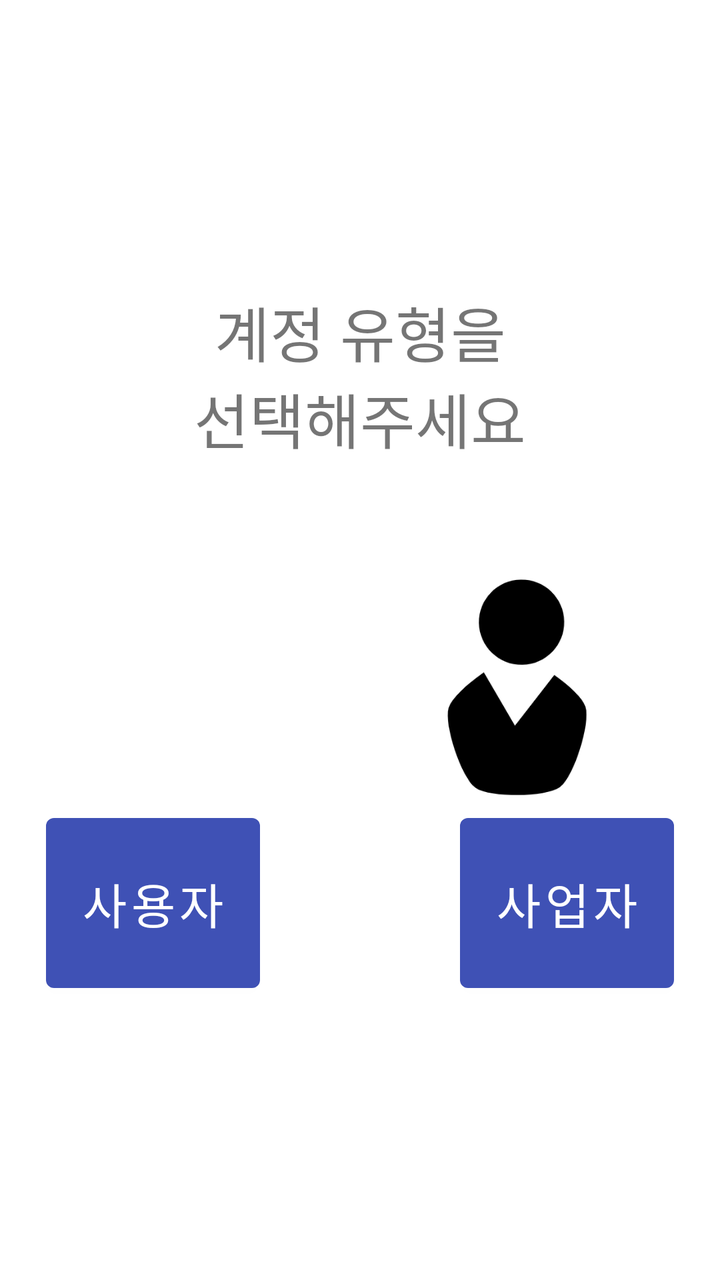
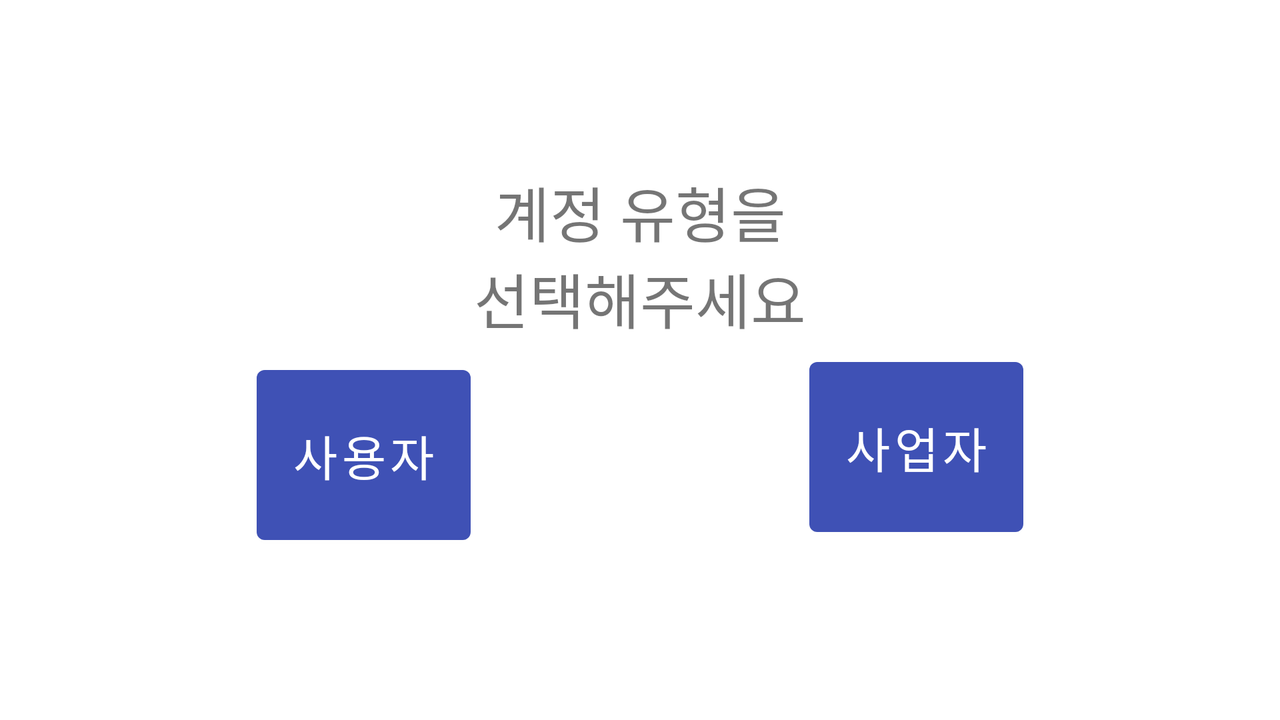

An Android layout and its configuration variant, each rendered on a device that would load it. The default file and the variant file are quoted in full after the pictures.
<!-- AndroidManifest.xml: application theme Theme.Project_with_a_jump -->
<!-- res/layout/activity_init.xml -->
<?xml version="1.0" encoding="utf-8"?>
<androidx.constraintlayout.widget.ConstraintLayout xmlns:android="http://schemas.android.com/apk/res/android"
    xmlns:app="http://schemas.android.com/apk/res-auto"
    android:layout_width="match_parent"
    android:layout_height="match_parent">

    <TextView
        android:id="@+id/notice"
        android:layout_width="wrap_content"
        android:layout_height="wrap_content"
        android:layout_marginStart="122dp"
        android:layout_marginLeft="122dp"
        android:layout_marginTop="144dp"
        android:layout_marginEnd="122dp"
        android:layout_marginRight="122dp"
        android:gravity="center"
        android:text="계정 유형을\n선택해주세요"
        android:textSize="30sp"
        app:layout_constraintEnd_toEndOf="parent"
        app:layout_constraintStart_toStartOf="parent"
        app:layout_constraintTop_toTopOf="parent" />

    <Button
        android:id="@+id/manageBtn"
        android:layout_width="107dp"
        android:layout_height="97dp"
        android:layout_marginStart="50dp"
        android:layout_marginLeft="50dp"
        android:layout_marginEnd="59dp"
        android:layout_marginRight="59dp"
        android:layout_marginBottom="140dp"
        android:text="사업자"
        android:textSize="24sp"
        app:backgroundTint="#3F51B5"
        app:layout_constraintBottom_toBottomOf="parent"
        app:layout_constraintEnd_toEndOf="parent"
        app:layout_constraintStart_toEndOf="@+id/userBtn" />

    <Button
        android:id="@+id/userBtn"
        android:layout_width="107dp"
        android:layout_height="97dp"
        android:layout_marginStart="59dp"
        android:layout_marginLeft="59dp"
        android:layout_marginEnd="50dp"
        android:layout_marginRight="50dp"
        android:layout_marginBottom="140dp"
        android:text="사용자"
        android:textSize="24sp"
        app:backgroundTint="#3F51B5"
        app:layout_constraintBottom_toBottomOf="parent"
        app:layout_constraintEnd_toStartOf="@+id/manageBtn"
        app:layout_constraintStart_toStartOf="parent" />

    <ImageView
        android:id="@+id/imageView"
        android:layout_width="129dp"
        android:layout_height="120dp"
        android:layout_marginEnd="36dp"
        android:layout_marginRight="36dp"
        app:layout_constraintBottom_toTopOf="@+id/manageBtn"
        app:layout_constraintEnd_toEndOf="parent"
        app:srcCompat="@drawable/manage" />

    <ImageView
        android:id="@+id/imageView2"
        android:layout_width="108dp"
        android:layout_height="98dp"
        android:layout_marginStart="48dp"
        android:layout_marginLeft="48dp"
        android:layout_marginBottom="15dp"
        app:layout_constraintBottom_toTopOf="@+id/userBtn"
        app:layout_constraintStart_toStartOf="parent"
        app:srcCompat="@drawable/user" />

</androidx.constraintlayout.widget.ConstraintLayout>
<!-- resources referenced by this layout -->
<resources>
  <!-- drawable manage: png bitmap (drawable, 8389 bytes) -->
  <style name="Theme.Project_with_a_jump" parent="Theme.MaterialComponents.DayNight.NoActionBar">
          
          <item name="colorPrimary">@color/purple_500</item>
          <item name="colorPrimaryVariant">@color/purple_700</item>
          <item name="colorOnPrimary">@color/white</item>
          
          <item name="colorSecondary">@color/teal_200</item>
          <item name="colorSecondaryVariant">@color/teal_700</item>
          <item name="colorOnSecondary">@color/black</item>
          
          <item name="android:statusBarColor" tools:targetApi="l">?attr/colorPrimaryVariant</item>
          <item name="android:itemTextAppearance">@style/MenuText</item>
          
      </style>
  <style name="MenuText">
          <item name="android:textColor">@color/black</item>
      </style>
  
      //레이아웃에 선 긋기
</resources>
<!-- res/layout-land/activity_init.xml (the repository's variant of the layout above) -->
<!-- drawn on the phone turned sideways -->
<?xml version="1.0" encoding="utf-8"?>
<androidx.constraintlayout.widget.ConstraintLayout xmlns:android="http://schemas.android.com/apk/res/android"
    xmlns:app="http://schemas.android.com/apk/res-auto"
    android:layout_width="match_parent"
    android:layout_height="match_parent">

    <TextView
        android:id="@+id/notice"
        android:layout_width="wrap_content"
        android:layout_height="wrap_content"
        android:layout_marginStart="122dp"
        android:layout_marginLeft="122dp"
        android:layout_marginTop="84dp"
        android:layout_marginEnd="122dp"
        android:layout_marginRight="122dp"
        android:gravity="center"
        android:text="계정 유형을\n선택해주세요"
        android:textSize="30sp"
        app:layout_constraintEnd_toEndOf="parent"
        app:layout_constraintStart_toStartOf="parent"
        app:layout_constraintTop_toTopOf="parent" />

    <Button
        android:id="@+id/manageBtn"
        android:layout_width="107dp"
        android:layout_height="97dp"
        android:layout_marginStart="50dp"
        android:layout_marginLeft="50dp"
        android:layout_marginEnd="59dp"
        android:layout_marginRight="59dp"
        android:layout_marginBottom="88dp"
        android:text="사업자"
        android:textSize="24sp"
        app:backgroundTint="#3F51B5"
        app:layout_constraintBottom_toBottomOf="parent"
        app:layout_constraintEnd_toEndOf="parent"
        app:layout_constraintStart_toEndOf="@+id/userBtn" />

    <Button
        android:id="@+id/userBtn"
        android:layout_width="107dp"
        android:layout_height="97dp"
        android:layout_marginStart="59dp"
        android:layout_marginLeft="59dp"
        android:layout_marginEnd="50dp"
        android:layout_marginRight="50dp"
        android:layout_marginBottom="84dp"
        android:text="사용자"
        android:textSize="24sp"
        app:backgroundTint="#3F51B5"
        app:layout_constraintBottom_toBottomOf="parent"
        app:layout_constraintEnd_toStartOf="@+id/manageBtn"
        app:layout_constraintStart_toStartOf="parent" />

</androidx.constraintlayout.widget.ConstraintLayout>
<!-- resources referenced by the variant -->
<!-- as the phone turned sideways resolves them -->
<resources>
  <style name="Theme.Project_with_a_jump" parent="Theme.MaterialComponents.DayNight.NoActionBar">
          
          <item name="colorPrimary">@color/purple_500</item>
          <item name="colorPrimaryVariant">@color/purple_700</item>
          <item name="colorOnPrimary">@color/white</item>
          
          <item name="colorSecondary">@color/teal_200</item>
          <item name="colorSecondaryVariant">@color/teal_700</item>
          <item name="colorOnSecondary">@color/black</item>
          
          <item name="android:statusBarColor" tools:targetApi="l">?attr/colorPrimaryVariant</item>
          <item name="android:itemTextAppearance">@style/MenuText</item>
          
      </style>
  <style name="MenuText">
          <item name="android:textColor">@color/black</item>
      </style>
  
      //레이아웃에 선 긋기
</resources>
